Frame 1 (no input): blank canvas, image omitted
Frame 60 (the mouse pressed at the canvas centre just before this capture): blank canvas, image omitted
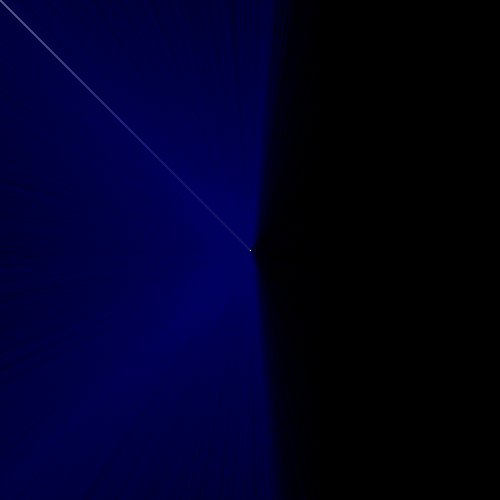
Frame 120 (the mouse held since frame 60 and released just before this capture)

The Processing sketch whose frames 1 and 60 were blank and that drew this single picture after the mouse press (run headless with seeded random() and noise(); from frame 60 on, the mouse is pressed at the canvas centre):

// Processing sketch: processing_5067
// ── processing_5067.pde

/*

Constellation Creator
October, 2009
veronyu@hotmail.com

*/

void setup() {
  size(500, 500);
  background(0);
  smooth();

};

void draw() {
  if (mousePressed) {
    
  
  
  for(int i = 0; i < 1000; i++){
  stroke(255);
  line(pmouseX, pmouseY, mouseX, mouseY);
  stroke(random(10),random(9),90, random(9));
  line(mouseX, mouseY, mouseX + random(-1000,80), mouseY - random(-1000,1000));
  }; 
   };
};
